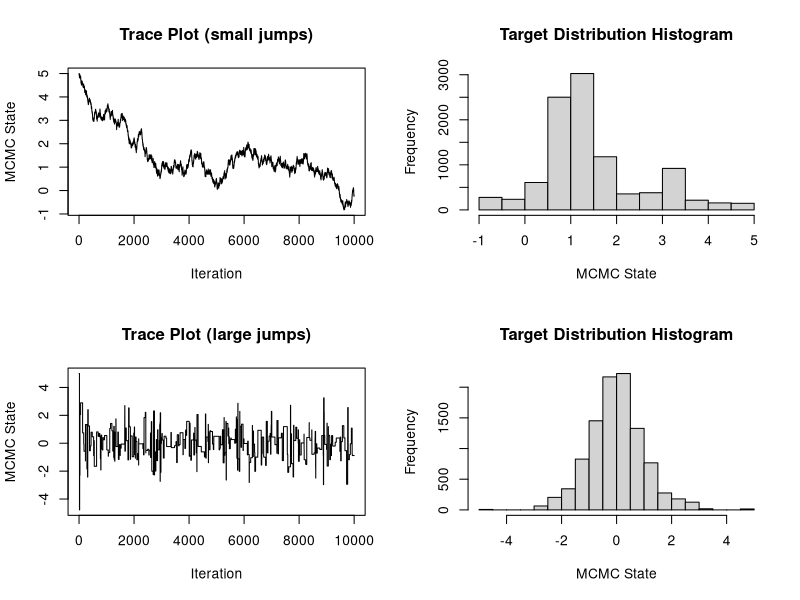

This figure's R source:
## This script illustrates the Metropolis-Hastings algorithm for
## approximating the standard normal distribution
## Author: Vladimir N. Minin
## last update: 07/11/2021

#' Generate the next state the Metropolis-Hastings (M-H) chain targeting N(0,1) distribution, using a uniform random walk proposal
#'
#' @param cur_value Current state of M-H Markov chain
#' @param tuning_par Tuning parameter of the uniform random walk, where a random increment ~ Unif[-tuning_par, tuning_par] is added to the current state of the Markov chain (detla in the notes)
#'
#' @return Numeric vector of length 2. The first element of the vector contains the next state of the M-H Markov chain. The second element contains 0 if the proposed values was rejected and 1 otherwise.
#'
#' @examples
#' unif_rw_next(0.4, 5.0)
unif_rw_next = function(cur_value, tuning_par){

  return_value = c(cur_value, 0)

  prop_value = cur_value + runif(1, min=-tuning_par, max=tuning_par)

  if (runif(1) < dnorm(prop_value)/dnorm(cur_value)){
    return_value = c(prop_value, 1)
  }

  return(return_value)
}

mcmc_size = 10000
start_value = 5.0


mcmc_out_small_jumps = matrix(0, nrow=(mcmc_size), ncol=2)
colnames(mcmc_out_small_jumps) = c("state", "acc_status")

cur_state = c(start_value,1)
mcmc_out_small_jumps[1,] = cur_state

for (i in 2:mcmc_size){

  mcmc_out_small_jumps[i,] = unif_rw_next(mcmc_out_small_jumps[i-1,1], 0.05)
}

## acceptance probability
mean(mcmc_out_small_jumps[,"acc_status"])

## mean of the target distribution
mean(mcmc_out_small_jumps[,"state"])

par(mfrow=c(2,2))

## trace plot
plot(1:mcmc_size, mcmc_out_small_jumps[,"state"], type="l", xlab="Iteration", ylab="MCMC State", main="Trace Plot (small jumps)")

## histogram
hist(mcmc_out_small_jumps[,"state"], xlab="MCMC State", main="Target Distribution Histogram")


mcmc_out_large_jumps = matrix(0, nrow=(mcmc_size), ncol=2)
colnames(mcmc_out_large_jumps) = c("state", "acc_status")

cur_state = c(start_value,1)
mcmc_out_large_jumps[1,] = cur_state

for (i in 2:mcmc_size){

  cur_state = unif_rw_next(mcmc_out_large_jumps[i-1,1], 50)

  mcmc_out_large_jumps[i,] = cur_state
}

## acceptance probability
mean(mcmc_out_large_jumps[,"acc_status"])

## mean of the target distribution
mean(mcmc_out_large_jumps[,"state"])

## trace plot
plot(1:mcmc_size, mcmc_out_large_jumps[,"state"], type="l", xlab="Iteration", ylab="MCMC State", main="Trace Plot (large jumps)")

## histogram
hist(mcmc_out_large_jumps[,"state"], xlab="MCMC State", main="Target Distribution Histogram")
